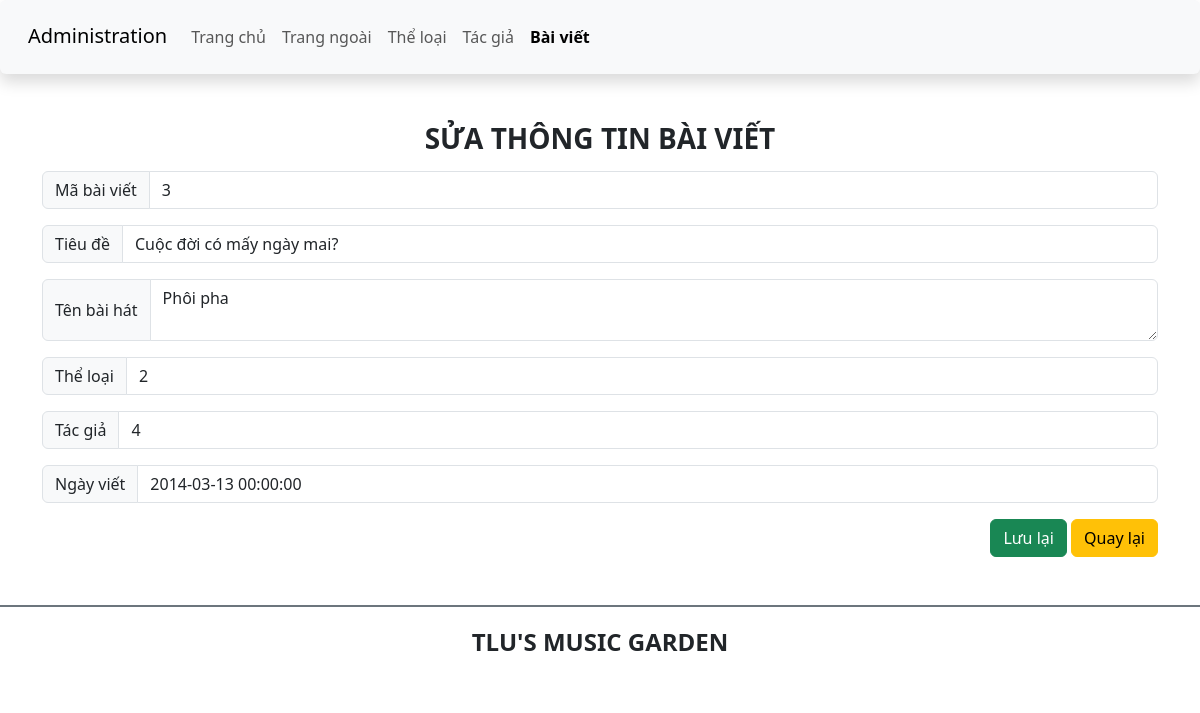
The page /admin/edit_article.php?id=3 on the database its author committed.
### tables this page shows
create table baiviet(
	ma_bviet int unsigned not null primary key auto_increment,
    tieude varchar(200) not null,
    ten_bhat varchar(100) not null,
    ma_tloai int unsigned not null,
    tomtat text not null,
    noidung text,
    ma_tgia int unsigned not null,
    ngayviet datetime not null default now(),
    hinhanh varchar(200),
	foreign key (ma_tloai) references theloai(ma_tloai),
    foreign key (ma_tgia) references tacgia(ma_tgia)
);

### admin/edit_article.php (the view, shortened to what this page needs)
<?php
include '../db.php';
$ma_bviet = $_GET['id'];
$sql = "SELECT * FROM baiviet WHERE ma_bviet=$ma_bviet";
$result = $conn->query($sql);
$article = $result->fetch_assoc();
?>
<!DOCTYPE html>
<html lang="en">
<head>
    <link href="https://cdn.jsdelivr.net/npm/bootstrap@5.3.0-alpha1/dist/css/bootstrap.min.css" rel="stylesheet">
    <link rel="stylesheet" href="https://cdnjs.cloudflare.com/ajax/libs/font-awesome/6.3.0/css/all.min.css">
    <link rel="stylesheet" href="css/style_login.css">
</head>
<body>
    <header>
        <nav class="navbar navbar-expand-lg bg-body-tertiary shadow p-3 bg-white rounded">
            <div class="container-fluid">
                <div class="h3">
                    <a class="navbar-brand" href="#">Administration</a>
                </div>
                <div class="collapse navbar-collapse" id="navbarSupportedContent">
                    <ul class="navbar-nav me-auto mb-2 mb-lg-0">
                        <li class="nav-item">
                            <a class="nav-link" href="./">Trang chủ</a>
                        </li>
                        <li class="nav-item">
                            <a class="nav-link" href="../index.php">Trang ngoài</a>
                        </li>
                        <li class="nav-item">
                            <a class="nav-link" href="category.php">Thể loại</a>
                        </li>
                        <li class="nav-item">
                            <a class="nav-link" href="author.php">Tác giả</a>
                        </li>
                        <li class="nav-item">
                            <a class="nav-link active fw-bold" href="article.php">Bài viết</a>
                        </li>
                    </ul>
                </div>
            </div>
        </nav>
    </header>
    <main class="container mt-5 mb-5">
        <div class="row">
            <div class="col-sm">
                <h3 class="text-center text-uppercase fw-bold">Sửa thông tin bài viết</h3>
                <form action="" method="post">
                    <div class="input-group mt-3 mb-3">
                        <span class="input-group-text" id="lblArticleId">Mã bài viết</span>
                        <input type="text" class="form-control" name="ma_bviet" readonly value="<?php echo $article['ma_bviet']; ?>">
                    </div>
                    <div class="input-group mt-3 mb-3">
                        <span class="input-group-text" id="lblArticleTitle">Tiêu đề</span>
                        <input type="text" class="form-control" name="tieude" value="<?php echo $article['tieude']; ?>">
                    </div>
                    <div class="input-group mt-3 mb-3">
                        <span class="input-group-text" id="lblArticleContent">Tên bài hát</span>
                        <textarea class="form-control" name=""><?php echo $article['ten_bhat']; ?></textarea>
                    </div>
                    <div class="input-group mt-3 mb-3">
                        <span class="input-group-text" id="lblArticleImage">Thể loại</span>
                        <input type="text" class="form-control" name="hinhanh" value="<?php echo $article['ma_tloai']; ?>">
                    </div>
                    <div class="input-group mt-3 mb-3">
                        <span class="input-group-text" id="lblArticleImage">Tác giả</span>
                        <input type="text" class="form-control" name="hinhanh" value="<?php echo $article['ma_tgia']; ?>">
                    </div>
                    <div class="input-group mt-3 mb-3">
                        <span class="input-group-text" id="lblArticleImage">Ngày viết</span>
                        <input type="text" class="form-control" name="hinhanh" value="<?php echo $article['ngayviet']; ?>">
                    </div>
                    <div class="form-group float-end">
                        <input type="submit" name="edit_article" value="Lưu lại" class="btn btn-success">
                        <a href="article.php" class="btn btn-warning">Quay lại</a>
                    </div>
                </form>
            </div>
        </div>
    </main>
    <footer class="bg-white d-flex justify-content-center align-items-center border-top border-secondary border-2" style="height:80px">
        <h4 class="text-center text-uppercase fw-bold">TLU's music garden</h4>
    </footer>
</body>
</html>

### rows shown on the page
baiviet: ma_bviet "3", tieude "Cuộc đời có mấy ngày mai?", ten_bhat "Phôi pha", hinhanh "2", hinhanh "4", hinhanh "2014-03-13 00:00:00"
